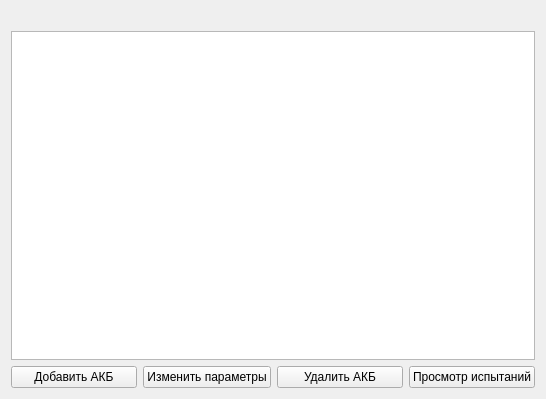
<?xml version="1.0" encoding="UTF-8"?>
<ui version="4.0">
 <class>BatteriesPage</class>
 <widget class="QWidget" name="BatteriesPage">
  <property name="geometry">
   <rect>
    <x>0</x>
    <y>0</y>
    <width>546</width>
    <height>399</height>
   </rect>
  </property>
  <property name="windowTitle">
   <string>Form</string>
  </property>
  <layout class="QVBoxLayout" name="verticalLayout" stretch="0,10,1">
   <item>
    <layout class="QHBoxLayout" name="horizontalLayout">
     <item>
      <widget class="QLabel" name="countLabel">
       <property name="text">
        <string/>
       </property>
      </widget>
     </item>
    </layout>
   </item>
   <item>
    <widget class="QTableView" name="tableView">
     <property name="sortingEnabled">
      <bool>true</bool>
     </property>
    </widget>
   </item>
   <item>
    <layout class="QHBoxLayout" name="horizontalLayout_2">
     <item>
      <widget class="QPushButton" name="addBattery_button">
       <property name="text">
        <string>Добавить АКБ</string>
       </property>
      </widget>
     </item>
     <item>
      <widget class="QPushButton" name="editBattery_button">
       <property name="text">
        <string>Изменить параметры</string>
       </property>
      </widget>
     </item>
     <item>
      <widget class="QPushButton" name="delBattery_button">
       <property name="text">
        <string>Удалить АКБ</string>
       </property>
      </widget>
     </item>
     <item>
      <widget class="QPushButton" name="testsOpen_button">
       <property name="text">
        <string>Просмотр испытаний</string>
       </property>
      </widget>
     </item>
    </layout>
   </item>
  </layout>
 </widget>
 <resources/>
 <connections/>
</ui>
